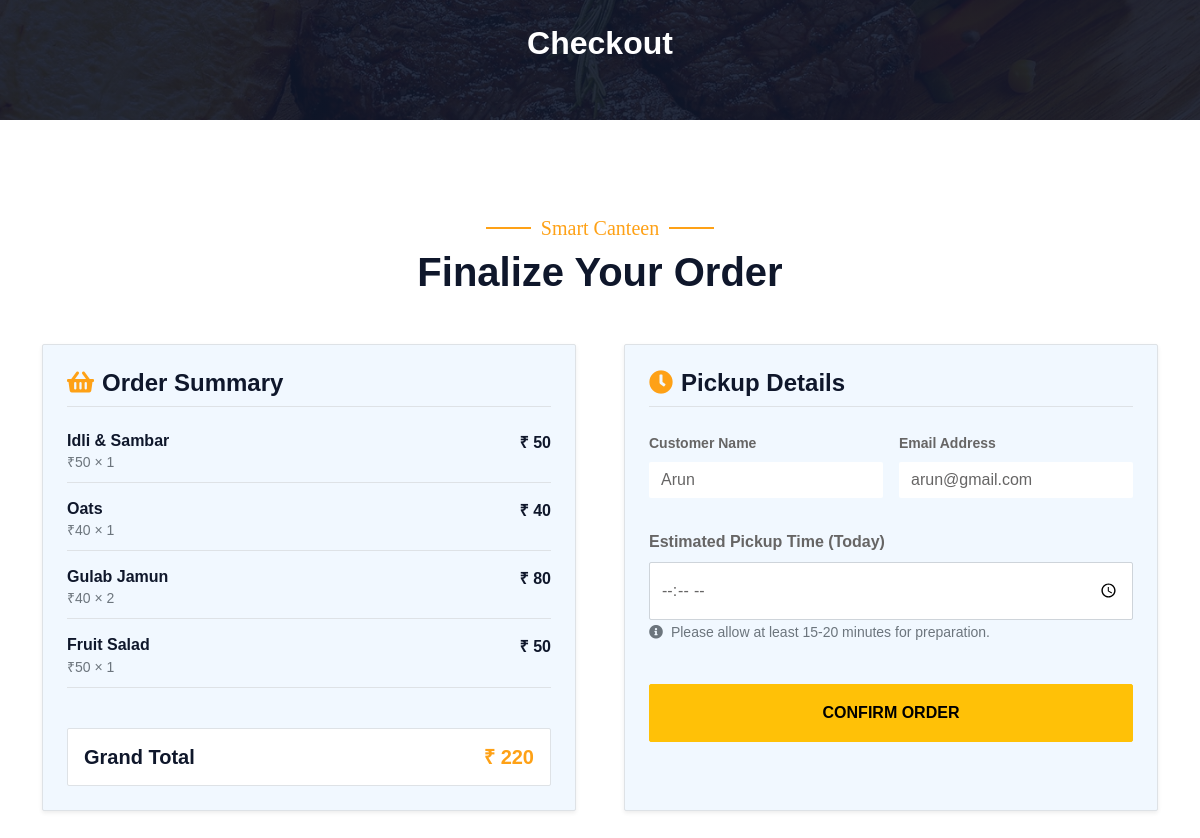
Screenshot of /UserApp/checkout/ (signed in) with the database file from the repository.
### UserApp/models.py (models this page shows)
class Cart(models.Model):
    user = models.ForeignKey(settings.AUTH_USER_MODEL, on_delete=models.CASCADE)
    food = models.ForeignKey(Food, on_delete=models.CASCADE)
    quantity = models.PositiveIntegerField(default=1)
    @property
    def total_price(self):
        return self.food.price * self.quantity

class User(AbstractUser):
    email = models.EmailField(unique=True)
    name = models.CharField(max_length=50, blank=True, null=True)
    is_verified = models.BooleanField(default=False)
    created_at = models.DateTimeField(auto_now_add=True)
    updated_at = models.DateTimeField(auto_now=True)

### AdminApp/models.py (models this page shows)
class Food(models.Model):
    category = models.ForeignKey(Category, on_delete=models.CASCADE, related_name="foods")
    food_name = models.CharField(max_length=150, blank=True, null=True)
    price = models.IntegerField(blank=True, null=True)
    food_image = models.ImageField(upload_to="foods/", blank=True, null=True)
    description = models.TextField(max_length=200, blank=True, null=True)
    AVAILABILITY_CHOICES = (
        ('Available', 'Available'),
        ('Out of Stock', 'Out of Stock'),
    )
    availability = models.CharField(
        max_length=20,
        choices=AVAILABILITY_CHOICES,
        default='Available'
    )
    prebook_only = models.BooleanField(default=False)
    created_at = models.DateTimeField(auto_now_add=True)
    updated_at = models.DateTimeField(auto_now=True)

### UserApp/views.py (the view)
# urls.py: path('checkout/', views.checkout, name='checkout'),
@login_required
def checkout(request):
    cart_items = Cart.objects.filter(user=request.user)
    total = sum(Decimal(i.food.price) * i.quantity for i in cart_items)
    return render(request, "checkout.html", {
        "cart_items": cart_items,
        "total": total,
        "user_name": request.user.username,
        "user_email": request.user.email,
        "today": now().date()
    })

### UserApp/templates/checkout.html (shortened to what this page needs)
{% load static %}
<!DOCTYPE html>
<html lang="en">
<head>
    <link href="{% static 'web/css/bootstrap.min.css' %}" rel="stylesheet">
    <link href="{% static 'web/css/style.css' %}" rel="stylesheet">
    <link href="https://cdnjs.cloudflare.com/ajax/libs/font-awesome/5.10.0/css/all.min.css" rel="stylesheet">
</head>
<body>
<div class="container-xxl bg-white p-0">
    <div class="container-xxl bg-dark hero-header mb-5" style="height:120px;">
        <div class="container text-center pt-4">
            <h2 class="text-white">Checkout</h2>
        </div>
    </div>
    <div class="container py-5">
        <div class="text-center mb-5 wow fadeInUp" data-wow-delay="0.1s">
            <h5 class="section-title ff-secondary text-center text-primary fw-normal">Smart Canteen</h5>
            <h1 class="mb-4">Finalize Your Order</h1>
        </div>
        <div class="row g-5">
            <div class="col-lg-6">
                <div class="bg-light rounded p-4 shadow-sm h-100 border">
                    <h4 class="mb-4 border-bottom pb-2">
                        <i class="fa fa-shopping-basket text-primary me-2"></i>Order Summary
                    </h4>
                    <div class="cart-items-list" style="max-height: 400px; overflow-y: auto;">
                        {% for item in cart_items %}
                        <div class="d-flex justify-content-between mb-3 border-bottom pb-2">
                            <div>
                                <h6 class="mb-0 fw-bold">{{ item.food.food_name }}</h6>
                                <small class="text-muted">₹{{ item.food.price }} × {{ item.quantity }}</small>
                            </div>
                            <strong class="text-dark">₹ {{ item.total_price }}</strong>
                        </div>
                        {% empty %}
                        <p class="text-center py-4">Your cart is empty.</p>
                        {% endfor %}
                    </div>
                    <div class="d-flex justify-content-between mt-4 p-3 bg-white rounded border">
                        <h5 class="mb-0 fw-bold">Grand Total</h5>
                        <h5 class="text-primary mb-0 fw-bold">₹ {{ total }}</h5>
                    </div>
                </div>
            </div>
            <div class="col-lg-6">
                <div class="bg-light rounded p-4 shadow-sm h-100 border">
                    <h4 class="mb-4 border-bottom pb-2">
                        <i class="fa fa-clock text-primary me-2"></i>Pickup Details
                    </h4>
                    <form id="checkoutForm" method="POST" action="{% url 'save_checkout_data' %}">
                        <div class="row g-3">
                            <div class="col-md-6">
                                <div class="form-group mb-3">
                                    <label class="form-label fw-bold small">Customer Name</label>
                                    <input type="text" name="username" class="form-control border-0 bg-white" value="{{ user_name }}" readonly>
                                </div>
                            </div>
                            <div class="col-md-6">
                                <div class="form-group mb-3">
                                    <label class="form-label fw-bold small">Email Address</label>
                                    <input type="email" name="email" class="form-control border-0 bg-white" value="{{ user_email }}" required>
                                </div>
                            </div>
                            <div class="col-12">
                                <div class="form-group mb-4">
                                    <label class="form-label fw-bold">Estimated Pickup Time (Today)</label>
                                    <input type="time" name="order_time" id="pickup_time" class="form-control py-3" required>
                                    <small class="text-muted"><i class="fa fa-info-circle me-1"></i> Please allow at least 15-20 minutes for preparation.</small>
                                </div>
                            </div>
                            <div class="col-12">
                                <button type="submit" class="btn btn-warning w-100 py-3 fw-bold text-uppercase">
                                    Confirm Order
                                </button>
                            </div>
                        </div>
                    </form>
                </div>
            </div>
        </div>
    </div>
</div>
</body>
</html>

### UserApp/static/web/css/style.css (style rules this page uses)
:root { --primary: #FEA116; --light: #F1F8FF; --dark: #0F172B; }
.ff-secondary { font-family: 'Pacifico', cursive; }
.btn { font-family: 'Nunito', sans-serif; font-weight: 500; text-transform: uppercase; transition: .5s; }
.hero-header { background: linear-gradient(rgba(15, 23, 43, .9), rgba(15, 23, 43, .9)), url(../img/bg-hero.jpg); background-position: center center; background-repeat: no-repeat; background-size: cover; }
.section-title { position: relative; display: inline-block; }
.section-title::before { position: absolute; content: ""; width: 45px; height: 2px; top: 50%; left: -55px; margin-top: -1px; background: var(--primary); }
.section-title::after { position: absolute; content: ""; width: 45px; height: 2px; top: 50%; right: -55px; margin-top: -1px; background: var(--primary); }

### rows the page displays
Cart: food.food_name "Idli & Sambar", food.price "50", quantity "1", total_price "50"
Cart: food.food_name "Oats", food.price "40", quantity "1", total_price "40"
Cart: food.food_name "Gulab Jamun", food.price "40", quantity "2", total_price "80"
Cart: food.food_name "Fruit Salad", food.price "50", quantity "1", total_price "50"
User: username "Arun", email "arun@gmail.com"

### other values shown
{{ total }} "220"
